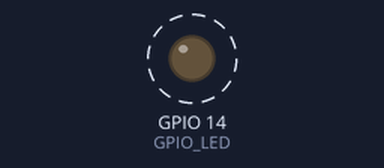
A sketch run on a simulated ESP32. Shown: output pins drawn as LEDs (lit = HIGH). Dashed ring = blinking. Storage starts empty; the camera gives no picture; what the sketch prints to the serial monitor is not drawn.

Above: at 11.04 s.
Timing chart, 0 to 13.9 s (numbered marks = the images above):
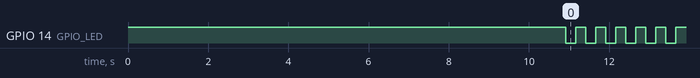

Measured:
- by itself, GPIO 14 (GPIO_LED): alternates HIGH for 0.25 s and LOW for 0.25 s

The sketch:

JpegCaptures_5MP.ino
```cpp
#include <Arduino.h>
#include <esp_camera.h>
#include <SD.h>
#include <SPI.h>
#include <WiFi.h>
#include <esp_wifi.h>
#include "camera.h"

// SDカードのチップセレクトピン
#define SD_CS 9
#define SD_MOSI 38
#define SD_CLK 39
#define SD_MISO 40
#define GPIO_0 0
#define GPIO_LED 14

#define BAURATE 115200

void setup() {
  Serial.begin(BAURATE);

  // IOG0を入力に設定し、プルアップ抵抗を有効にする
  pinMode(GPIO_0, INPUT_PULLUP);
  //青色LEDをOUTPUTに設定
  pinMode(GPIO_LED, OUTPUT);

  //LED消去
  digitalWrite(GPIO_LED, HIGH);

  // WiFiの無効化
  WiFi.mode(WIFI_OFF);
  esp_wifi_stop();
  Serial.println("WiFiを無効化しました");

  // SPIピンの設定
  SPI.begin(SD_CLK, SD_MISO, SD_MOSI, SD_CS);
  // SDカードの初期化
  if (!SD.begin(SD_CS)) {
    Serial.println("SDカードのマウントに失敗しました");
  } else {
    Serial.println("SDカードがマウントされました");
  }

  // カメラ初期化
  if (!cameraInit()) {
    Serial.println("カメラ初期化に失敗しました");
  }
  Serial.println("カメラを初期化しました");

  uint32_t width, height;
  // camera_fb_t* fb = esp_camera_fb_get();
  // if (!fb) {
  //   Serial.println("フレームバッファの取得に失敗しました");
  //   return;
  // }
  // Serial.println("フレームバッファを取得しました");
  // width = (uint32_t)fb->width;
  // height = (uint32_t)fb->height;
  // esp_camera_fb_return(fb);
  // Serial.print(width);
  // Serial.print(" x ");
  // Serial.println(height);

  String folder;
  uint32_t maxJpegSize = captureFrames(&width, &height, folder);
  Serial.println("キャプチャ終了");

  Serial.print(width);
  Serial.print(" x ");
  Serial.println(height);
  Serial.println(folder);
  Serial.println(maxJpegSize);

  ////LED点灯
  //digitalWrite(LED_GPIO_NUM, LOW);
}

bool IsCaptuer = true;
void loop() {
  digitalWrite(GPIO_LED, LOW);
  delay(250);
  digitalWrite(GPIO_LED, HIGH);
  delay(250);

  // if (digitalRead(GPIO_0) == HIGH && IsCaptuer == true) {
  //   digitalWrite(GPIO_LED, HIGH);  //LED消灯

  //   uint32_t width, height;
  //   String folder;
  //   uint32_t maxJpegSize = captureFrames(&width, &height, folder);
  //   Serial.println(folder);
  //   Serial.print(width);
  //   Serial.print(" x ");
  //   Serial.println(height);
  //   Serial.println(maxJpegSize);

  //   // キャプチャしたフレームをAVIファイルに結合
  //   CreateAviFromJpegs(folder, width, height, maxJpegSize);
  //   Serial.println("AVIファイル作成終了");

  //   IsCaptuer = false;  //キャプチャフラグをfalseに
  // } else if (digitalRead(GPIO_0) == LOW) {
  //   IsCaptuer = true;  //キャプチャフラグをtrueに
  // }
}
```

camera.cpp
```cpp
#include <Arduino.h>
#include <esp_camera.h>
#include <SD.h>
#include <SPI.h>

// ===================
// Select camera model
// ===================
//#define CAMERA_MODEL_WROVER_KIT // Has PSRAM
// #define CAMERA_MODEL_ESP_EYE  // Has PSRAM
//#define CAMERA_MODEL_ESP32S3_EYE // Has PSRAM
//#define CAMERA_MODEL_M5STACK_PSRAM // Has PSRAM
//#define CAMERA_MODEL_M5STACK_V2_PSRAM // M5Camera version B Has PSRAM
//#define CAMERA_MODEL_M5STACK_WIDE // Has PSRAM
//#define CAMERA_MODEL_M5STACK_ESP32CAM // No PSRAM
//#define CAMERA_MODEL_M5STACK_UNITCAM // No PSRAM
#define CAMERA_MODEL_M5STACK_CAMS3_UNIT  // Has PSRAM
//#define CAMERA_MODEL_AI_THINKER // Has PSRAM
//#define CAMERA_MODEL_TTGO_T_JOURNAL // No PSRAM
//#define CAMERA_MODEL_XIAO_ESP32S3 // Has PSRAM
// ** Espressif Internal Boards **
//#define CAMERA_MODEL_ESP32_CAM_BOARD
//#define CAMERA_MODEL_ESP32S2_CAM_BOARD
//#define CAMERA_MODEL_ESP32S3_CAM_LCD
//#define CAMERA_MODEL_DFRobot_FireBeetle2_ESP32S3 // Has PSRAM
//#define CAMERA_MODEL_DFRobot_Romeo_ESP32S3 // Has PSRAM
#include "camera_pins.h"

#include "camera.h"

bool cameraInit() {
  // カメラ初期化

  camera_config_t config;
  config.ledc_channel = LEDC_CHANNEL_0;
  config.ledc_timer = LEDC_TIMER_0;
  config.pin_d0 = Y2_GPIO_NUM;
  config.pin_d1 = Y3_GPIO_NUM;
  config.pin_d2 = Y4_GPIO_NUM;
  config.pin_d3 = Y5_GPIO_NUM;
  config.pin_d4 = Y6_GPIO_NUM;
  config.pin_d5 = Y7_GPIO_NUM;
  config.pin_d6 = Y8_GPIO_NUM;
  config.pin_d7 = Y9_GPIO_NUM;
  config.pin_xclk = XCLK_GPIO_NUM;
  config.pin_pclk = PCLK_GPIO_NUM;
  config.pin_vsync = VSYNC_GPIO_NUM;
  config.pin_href = HREF_GPIO_NUM;
  config.pin_sccb_sda = SIOD_GPIO_NUM;
  config.pin_sccb_scl = SIOC_GPIO_NUM;
  config.pin_pwdn = PWDN_GPIO_NUM;
  config.pin_reset = RESET_GPIO_NUM;
  config.xclk_freq_hz = 20000000;
#ifdef CAMERA_MODEL_M5STACK_CAMS3_UNIT
  config.frame_size = FRAMESIZE_QVGA;
  //config.frame_size = FRAMESIZE_VGA;
#else
  config.frame_size = FRAMESIZE_UXGA;
#endif
  config.pixel_format = PIXFORMAT_JPEG;  // for streaming
  // config.pixel_format = PIXFORMAT_RGB565; // for face detection/recognition
  config.grab_mode = CAMERA_GRAB_WHEN_EMPTY;
  config.fb_location = CAMERA_FB_IN_PSRAM;
  config.jpeg_quality = 12;
  config.fb_count = 1;

  // if PSRAM IC present, init with UXGA resolution and higher JPEG quality
  //                      for larger pre-allocated frame buffer.
  if (config.pixel_format == PIXFORMAT_JPEG) {
    if (psramFound()) {
      config.jpeg_quality = 10;
#ifdef CAMERA_MODEL_M5STACK_CAMS3_UNIT
      config.fb_count = 1;
#else
      config.fb_count = 2;
#endif
      config.grab_mode = CAMERA_GRAB_LATEST;
    } else {
      // Limit the frame size when PSRAM is not available
      config.frame_size = FRAMESIZE_SVGA;
      config.fb_location = CAMERA_FB_IN_DRAM;
    }
  } else {
    // Best option for face detection/recognition
    config.frame_size = FRAMESIZE_240X240;
#if CONFIG_IDF_TARGET_ESP32S3
    config.fb_count = 2;
#endif
  }

#if defined(CAMERA_MODEL_ESP_EYE)
  pinMode(13, INPUT_PULLUP);
  pinMode(14, INPUT_PULLUP);
#endif

  // camera init
  Serial.println("カメラの初期化をします");
  while (true) {
    if (esp_camera_init(&config) != ESP_OK) {
      Serial.println("カメラの初期化に失敗しました");
    } else {
      Serial.println("カメラが初期化されました");
      break;
    }
    delay(1000);
  }

  // カメラセンサーの取得
  Serial.println("カメラセンサーを取得します");
  sensor_t* s = esp_camera_sensor_get();
  if (s == NULL) {
    Serial.println("センサーの取得に失敗しました");
    return false;
  }

  // initial sensors are flipped vertically and colors are a bit saturated
  if (s->id.PID == OV3660_PID) {
    Serial.println("OV3660_PIDです");
    s->set_vflip(s, 1);        // flip it back
    s->set_brightness(s, 1);   // up the brightness just a bit
    s->set_saturation(s, -2);  // lower the saturation
  }
  // drop down frame size for higher initial frame rate
  if (config.pixel_format == PIXFORMAT_JPEG) {
    Serial.println("PIXFORMAT_JPEGです");
    s->set_framesize(s, FRAMESIZE_QVGA);
  }

#if defined(CAMERA_MODEL_M5STACK_WIDE) || defined(CAMERA_MODEL_M5STACK_ESP32CAM)
  Serial.println("CAMERA_MODEL_M5STACK_WIDE || CAMERA_MODEL_M5STACK_ESP32CAM です");
  s->set_vflip(s, 1);
  s->set_hmirror(s, 1);
#endif

#if defined(CAMERA_MODEL_ESP32S3_EYE)
  Serial.println("CAMERA_MODEL_ESP32S3_EYE です");
  s->set_vflip(s, 1);
#endif

  // ホワイトバランスの設定をすると暴走します
  //s->set_whitebal(s, 1);  // 0 = Off, 1 = On
  //自動ホワイトバランスゲインの設定をすると暴走します
  //s->set_awb_gain(s, 1);  // 自動ホワイトバランスゲインを有効にする

  Serial.println("ホワイトバランスのモード設定");
  s->set_wb_mode(s, 0);  // 0	Auto	自動ホワイトバランス, 1	Sunny	晴天, 2	Cloudy	曇り, 3	Office	オフィス照明（蛍光灯）, 4	Home	家庭照明（白熱灯）

  //s->set_vflip(s, 0);  // 0 = 正常, 1 = 上下反転
  //s->set_hmirror(s, 0);  // 0 = 正常, 1 = 左右反転

  // 他の設定例
  // s->set_brightness(s, 1);  // -2 to 2
  // s->set_contrast(s, 1);    // -2 to 2
  // s->set_saturation(s, 1);  // -2 to 2

  //4枚を空撮影、ホワイトバランスを安定されるため
  Serial.println("4枚を空撮影、ホワイトバランスを安定されるため");
  for (int i = 0; i < 4; i++) {
    // カメラから画像を取得
    camera_fb_t* fb = esp_camera_fb_get();
    if (!fb) {
      Serial.println("画像の取得に失敗しました");
      delay(1000);
      continue;
    }
    esp_camera_fb_return(fb);  // フレームバッファを解放
    delay(100);
  }
  return true;
}

uint32_t getMaxFolderNumber() {
  uint32_t maxNumber = 0;

  File root = SD.open("/");
  if (!root) {
    Serial.println("ルートディレクトリのオープンに失敗しました");
    return maxNumber;
  }

  while (true) {
    File entry = root.openNextFile();
    if (!entry) {
      // これ以上のファイルまたはフォルダがない場合
      break;
    }

    if (entry.isDirectory()) {
      String folderName = entry.name();
      bool isNumeric = true;
      for (int i = 0; i < folderName.length(); i++) {
        if (!isDigit(folderName[i])) {
          isNumeric = false;
          break;
        }
      }

      if (isNumeric) {
        uint32_t folderNumber = folderName.toInt();
        if (folderNumber > maxNumber) {
          maxNumber = folderNumber;
        }
      }
    }

    entry.close();
  }

  root.close();
  return maxNumber;
}

uint32_t captureFrames(uint32_t* width, uint32_t* height, String& folder) {
  return captureFrames(FRAME_COUNT, FPS, width, height, folder);
}
uint32_t captureFrames(uint32_t frameCount, uint32_t fps, uint32_t* width, uint32_t* height, String& folder) {
  uint32_t maxsize = 0;

  camera_fb_t* fb = esp_camera_fb_get();
  if (!fb) {
    Serial.println("フレームバッファの取得に失敗しました");
    return maxsize;
  }
  *width = (uint32_t)fb->width;
  *height = (uint32_t)fb->height;
  esp_camera_fb_return(fb);

  //フォルダ番号の最大値を求める
  Serial.println("フォルダ番号最大値検索");
  uint32_t foldernum = getMaxFolderNumber() + 1;
  //フォルダの作成
  char foldername[8];
  snprintf(foldername, 8, "/%06lu", foldernum);
  if (!SD.mkdir(foldername)) {
    Serial.println("フォルダの作成に失敗しました");
    return maxsize;
  }

  folder = String(foldername);

  Serial.println("キャプチャ開始");
  unsigned long nextPhotoCapture = millis();
  uint32_t delayMs = 1000 / fps;  // フレームごとの遅延
  uint32_t capturedFrames = 0;
  while (capturedFrames < frameCount) {
    // 次回の写真撮影時間が経過したかを確認
    if (millis() >= nextPhotoCapture) {
      // 次回の写真撮影時間を設定
      nextPhotoCapture = millis() + delayMs;

      // カメラから画像を取得
      fb = esp_camera_fb_get();
      if (!fb) {
        Serial.println("フレームバッファの取得に失敗しました");
        continue;
      }

      // フレームを個別ファイルに保存
      String fileName = folder + "/frame" + String(capturedFrames) + ".jpg";
      File file = SD.open(fileName.c_str(), FILE_WRITE);
      if (!file) {
        Serial.println("ファイルの作成に失敗しました");
        esp_camera_fb_return(fb);
        continue;
      }

      file.write(fb->buf, fb->len);
      file.close();

      maxsize = maxsize < fb->len ? fb->len : maxsize;
      esp_camera_fb_return(fb);
      capturedFrames++;
    }
  }

  return maxsize;
}
```

camera.h
```cpp
#ifndef _CAMERA_H_
#define _CAMERA_H_ 1

#define FRAME_COUNT 50
#define FPS 5

bool cameraInit();
uint32_t captureFrames(uint32_t frameCount, uint32_t fps, uint32_t* width, uint32_t* height, String& folder);
uint32_t captureFrames(uint32_t* width, uint32_t* height, String& folder);
uint32_t getMaxFolderNumber();

#endif  // _CAMERA_H_
```

camera_pins.h
```cpp
#if defined(CAMERA_MODEL_WROVER_KIT)
#define PWDN_GPIO_NUM -1
#define RESET_GPIO_NUM -1
#define XCLK_GPIO_NUM 21
#define SIOD_GPIO_NUM 26
#define SIOC_GPIO_NUM 27

#define Y9_GPIO_NUM 35
#define Y8_GPIO_NUM 34
#define Y7_GPIO_NUM 39
#define Y6_GPIO_NUM 36
#define Y5_GPIO_NUM 19
#define Y4_GPIO_NUM 18
#define Y3_GPIO_NUM 5
#define Y2_GPIO_NUM 4
#define VSYNC_GPIO_NUM 25
#define HREF_GPIO_NUM 23
#define PCLK_GPIO_NUM 22

#elif defined(CAMERA_MODEL_ESP_EYE)
#define PWDN_GPIO_NUM -1
#define RESET_GPIO_NUM -1
#define XCLK_GPIO_NUM 4
#define SIOD_GPIO_NUM 18
#define SIOC_GPIO_NUM 23

#define Y9_GPIO_NUM 36
#define Y8_GPIO_NUM 37
#define Y7_GPIO_NUM 38
#define Y6_GPIO_NUM 39
#define Y5_GPIO_NUM 35
#define Y4_GPIO_NUM 14
#define Y3_GPIO_NUM 13
#define Y2_GPIO_NUM 34
#define VSYNC_GPIO_NUM 5
#define HREF_GPIO_NUM 27
#define PCLK_GPIO_NUM 25

#define LED_GPIO_NUM 22

#elif defined(CAMERA_MODEL_M5STACK_PSRAM)
#define PWDN_GPIO_NUM -1
#define RESET_GPIO_NUM 15
#define XCLK_GPIO_NUM 27
#define SIOD_GPIO_NUM 25
#define SIOC_GPIO_NUM 23

#define Y9_GPIO_NUM 19
#define Y8_GPIO_NUM 36
#define Y7_GPIO_NUM 18
#define Y6_GPIO_NUM 39
#define Y5_GPIO_NUM 5
#define Y4_GPIO_NUM 34
#define Y3_GPIO_NUM 35
#define Y2_GPIO_NUM 32
#define VSYNC_GPIO_NUM 22
#define HREF_GPIO_NUM 26
#define PCLK_GPIO_NUM 21

#elif defined(CAMERA_MODEL_M5STACK_V2_PSRAM)
#define PWDN_GPIO_NUM -1
#define RESET_GPIO_NUM 15
#define XCLK_GPIO_NUM 27
#define SIOD_GPIO_NUM 22
#define SIOC_GPIO_NUM 23

#define Y9_GPIO_NUM 19
#define Y8_GPIO_NUM 36
#define Y7_GPIO_NUM 18
#define Y6_GPIO_NUM 39
#define Y5_GPIO_NUM 5
#define Y4_GPIO_NUM 34
#define Y3_GPIO_NUM 35
#define Y2_GPIO_NUM 32
#define VSYNC_GPIO_NUM 25
#define HREF_GPIO_NUM 26
#define PCLK_GPIO_NUM 21

#elif defined(CAMERA_MODEL_M5STACK_WIDE)
#define PWDN_GPIO_NUM -1
#define RESET_GPIO_NUM 15
#define XCLK_GPIO_NUM 27
#define SIOD_GPIO_NUM 22
#define SIOC_GPIO_NUM 23

#define Y9_GPIO_NUM 19
#define Y8_GPIO_NUM 36
#define Y7_GPIO_NUM 18
#define Y6_GPIO_NUM 39
#define Y5_GPIO_NUM 5
#define Y4_GPIO_NUM 34
#define Y3_GPIO_NUM 35
#define Y2_GPIO_NUM 32
#define VSYNC_GPIO_NUM 25
#define HREF_GPIO_NUM 26
#define PCLK_GPIO_NUM 21

#define LED_GPIO_NUM 2

#elif defined(CAMERA_MODEL_M5STACK_ESP32CAM)
#define PWDN_GPIO_NUM -1
#define RESET_GPIO_NUM 15
#define XCLK_GPIO_NUM 27
#define SIOD_GPIO_NUM 25
#define SIOC_GPIO_NUM 23

#define Y9_GPIO_NUM 19
#define Y8_GPIO_NUM 36
#define Y7_GPIO_NUM 18
#define Y6_GPIO_NUM 39
#define Y5_GPIO_NUM 5
#define Y4_GPIO_NUM 34
#define Y3_GPIO_NUM 35
#define Y2_GPIO_NUM 17
#define VSYNC_GPIO_NUM 22
#define HREF_GPIO_NUM 26
#define PCLK_GPIO_NUM 21

#elif defined(CAMERA_MODEL_M5STACK_UNITCAM)
#define PWDN_GPIO_NUM -1
#define RESET_GPIO_NUM 15
#define XCLK_GPIO_NUM 27
#define SIOD_GPIO_NUM 25
#define SIOC_GPIO_NUM 23

#define Y9_GPIO_NUM 19
#define Y8_GPIO_NUM 36
#define Y7_GPIO_NUM 18
#define Y6_GPIO_NUM 39
#define Y5_GPIO_NUM 5
#define Y4_GPIO_NUM 34
#define Y3_GPIO_NUM 35
#define Y2_GPIO_NUM 32
#define VSYNC_GPIO_NUM 22
#define HREF_GPIO_NUM 26
#define PCLK_GPIO_NUM 21

#elif defined(CAMERA_MODEL_M5STACK_CAMS3_UNIT)
#define PWDN_GPIO_NUM -1
#define RESET_GPIO_NUM 21
#define XCLK_GPIO_NUM 11
#define SIOD_GPIO_NUM 17
#define SIOC_GPIO_NUM 41

#define Y9_GPIO_NUM 13
#define Y8_GPIO_NUM 4
#define Y7_GPIO_NUM 10
#define Y6_GPIO_NUM 5
#define Y5_GPIO_NUM 7
#define Y4_GPIO_NUM 16
#define Y3_GPIO_NUM 15
#define Y2_GPIO_NUM 6
#define VSYNC_GPIO_NUM 42
#define HREF_GPIO_NUM 18
#define PCLK_GPIO_NUM 12

#define LED_GPIO_NUM 14

#elif defined(CAMERA_MODEL_AI_THINKER)
#define PWDN_GPIO_NUM 32
#define RESET_GPIO_NUM -1
#define XCLK_GPIO_NUM 0
#define SIOD_GPIO_NUM 26
#define SIOC_GPIO_NUM 27

#define Y9_GPIO_NUM 35
#define Y8_GPIO_NUM 34
#define Y7_GPIO_NUM 39
#define Y6_GPIO_NUM 36
#define Y5_GPIO_NUM 21
#define Y4_GPIO_NUM 19
#define Y3_GPIO_NUM 18
#define Y2_GPIO_NUM 5
#define VSYNC_GPIO_NUM 25
#define HREF_GPIO_NUM 23
#define PCLK_GPIO_NUM 22

// 4 for flash led or 33 for normal led
#define LED_GPIO_NUM 4

#elif defined(CAMERA_MODEL_TTGO_T_JOURNAL)
#define PWDN_GPIO_NUM 0
#define RESET_GPIO_NUM 15
#define XCLK_GPIO_NUM 27
#define SIOD_GPIO_NUM 25
#define SIOC_GPIO_NUM 23

#define Y9_GPIO_NUM 19
#define Y8_GPIO_NUM 36
#define Y7_GPIO_NUM 18
#define Y6_GPIO_NUM 39
#define Y5_GPIO_NUM 5
#define Y4_GPIO_NUM 34
#define Y3_GPIO_NUM 35
#define Y2_GPIO_NUM 17
#define VSYNC_GPIO_NUM 22
#define HREF_GPIO_NUM 26
#define PCLK_GPIO_NUM 21

#elif defined(CAMERA_MODEL_XIAO_ESP32S3)
#define PWDN_GPIO_NUM -1
#define RESET_GPIO_NUM -1
#define XCLK_GPIO_NUM 10
#define SIOD_GPIO_NUM 40
#define SIOC_GPIO_NUM 39

#define Y9_GPIO_NUM 48
#define Y8_GPIO_NUM 11
#define Y7_GPIO_NUM 12
#define Y6_GPIO_NUM 14
#define Y5_GPIO_NUM 16
#define Y4_GPIO_NUM 18
#define Y3_GPIO_NUM 17
#define Y2_GPIO_NUM 15
#define VSYNC_GPIO_NUM 38
#define HREF_GPIO_NUM 47
#define PCLK_GPIO_NUM 13

#elif defined(CAMERA_MODEL_ESP32_CAM_BOARD)
// The 18 pin header on the board has Y5 and Y3 swapped
#define USE_BOARD_HEADER 0
#define PWDN_GPIO_NUM 32
#define RESET_GPIO_NUM 33
#define XCLK_GPIO_NUM 4
#define SIOD_GPIO_NUM 18
#define SIOC_GPIO_NUM 23

#define Y9_GPIO_NUM 36
#define Y8_GPIO_NUM 19
#define Y7_GPIO_NUM 21
#define Y6_GPIO_NUM 39
#if USE_BOARD_HEADER
#define Y5_GPIO_NUM 13
#else
#define Y5_GPIO_NUM 35
#endif
#define Y4_GPIO_NUM 14
#if USE_BOARD_HEADER
#define Y3_GPIO_NUM 35
#else
#define Y3_GPIO_NUM 13
#endif
#define Y2_GPIO_NUM 34
#define VSYNC_GPIO_NUM 5
#define HREF_GPIO_NUM 27
#define PCLK_GPIO_NUM 25

#elif defined(CAMERA_MODEL_ESP32S3_CAM_LCD)
#define PWDN_GPIO_NUM -1
#define RESET_GPIO_NUM -1
#define XCLK_GPIO_NUM 40
#define SIOD_GPIO_NUM 17
#define SIOC_GPIO_NUM 18

#define Y9_GPIO_NUM 39
#define Y8_GPIO_NUM 41
#define Y7_GPIO_NUM 42
#define Y6_GPIO_NUM 12
#define Y5_GPIO_NUM 3
#define Y4_GPIO_NUM 14
#define Y3_GPIO_NUM 47
#define Y2_GPIO_NUM 13
#define VSYNC_GPIO_NUM 21
#define HREF_GPIO_NUM 38
#define PCLK_GPIO_NUM 11

#elif defined(CAMERA_MODEL_ESP32S2_CAM_BOARD)
// The 18 pin header on the board has Y5 and Y3 swapped
#define USE_BOARD_HEADER 0
#define PWDN_GPIO_NUM 1
#define RESET_GPIO_NUM 2
#define XCLK_GPIO_NUM 42
#define SIOD_GPIO_NUM 41
#define SIOC_GPIO_NUM 18

#define Y9_GPIO_NUM 16
#define Y8_GPIO_NUM 39
#define Y7_GPIO_NUM 40
#define Y6_GPIO_NUM 15
#if USE_BOARD_HEADER
#define Y5_GPIO_NUM 12
#else
#define Y5_GPIO_NUM 13
#endif
#define Y4_GPIO_NUM 5
#if USE_BOARD_HEADER
#define Y3_GPIO_NUM 13
#else
#define Y3_GPIO_NUM 12
#endif
#define Y2_GPIO_NUM 14
#define VSYNC_GPIO_NUM 38
#define HREF_GPIO_NUM 4
#define PCLK_GPIO_NUM 3

#elif defined(CAMERA_MODEL_ESP32S3_EYE)
#define PWDN_GPIO_NUM -1
#define RESET_GPIO_NUM -1
#define XCLK_GPIO_NUM 15
#define SIOD_GPIO_NUM 4
#define SIOC_GPIO_NUM 5

#define Y2_GPIO_NUM 11
#define Y3_GPIO_NUM 9
#define Y4_GPIO_NUM 8
#define Y5_GPIO_NUM 10
#define Y6_GPIO_NUM 12
#define Y7_GPIO_NUM 18
#define Y8_GPIO_NUM 17
#define Y9_GPIO_NUM 16

#define VSYNC_GPIO_NUM 6
#define HREF_GPIO_NUM 7
#define PCLK_GPIO_NUM 13

#elif defined(CAMERA_MODEL_DFRobot_FireBeetle2_ESP32S3) || defined(CAMERA_MODEL_DFRobot_Romeo_ESP32S3)
#define PWDN_GPIO_NUM -1
#define RESET_GPIO_NUM -1
#define XCLK_GPIO_NUM 45
#define SIOD_GPIO_NUM 1
#define SIOC_GPIO_NUM 2

#define Y9_GPIO_NUM 48
#define Y8_GPIO_NUM 46
#define Y7_GPIO_NUM 8
#define Y6_GPIO_NUM 7
#define Y5_GPIO_NUM 4
#define Y4_GPIO_NUM 41
#define Y3_GPIO_NUM 40
#define Y2_GPIO_NUM 39
#define VSYNC_GPIO_NUM 6
#define HREF_GPIO_NUM 42
#define PCLK_GPIO_NUM 5

#else
#error "Camera model not selected"
#endif
```
